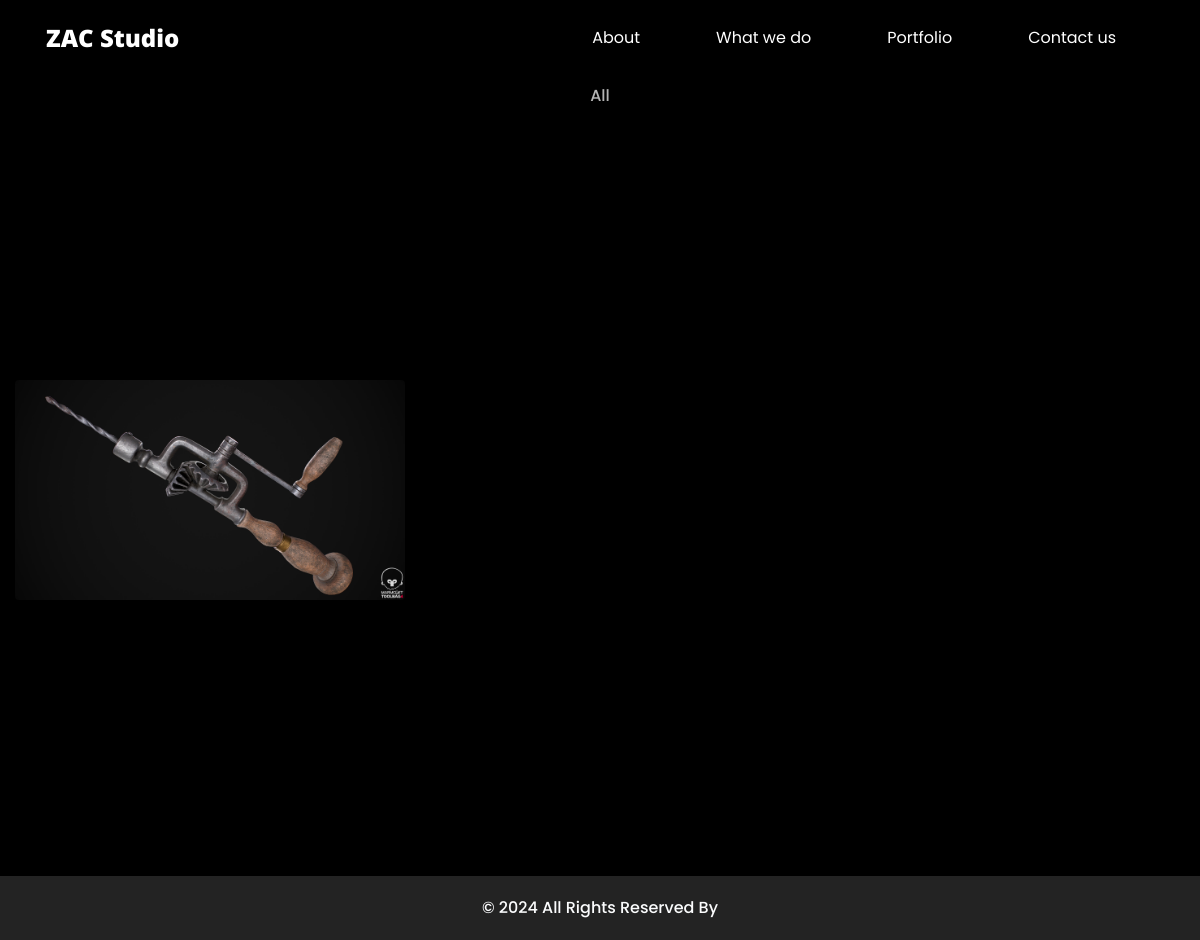
Page /portfolio/1/ on the earlier database version.
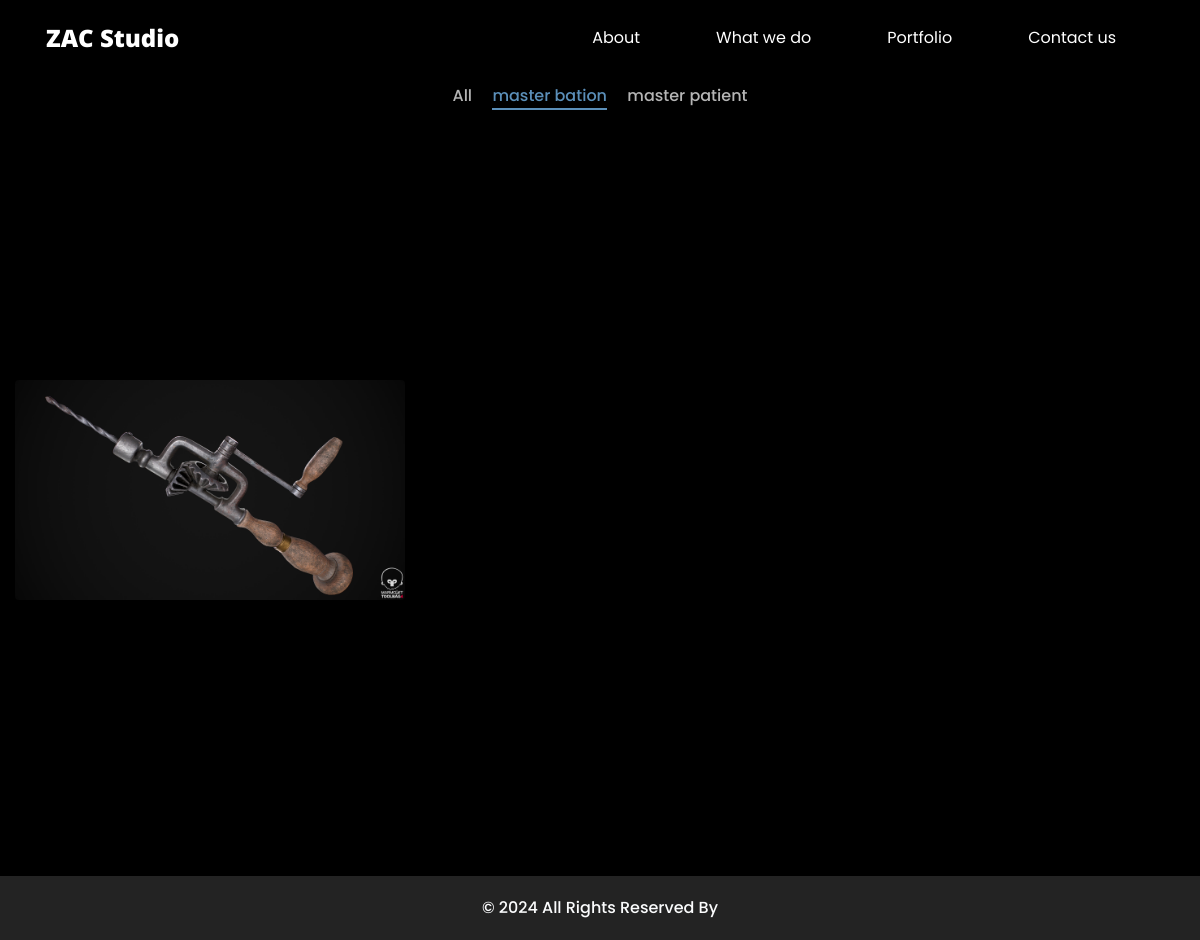
Same page on the later database version.
### app/models.py (models this page shows, shortened)
class Service(models.Model):
    title = models.CharField(max_length=100)
    description = models.TextField()
    home_page_services_section_images = models.ManyToManyField(Image, related_name='home_page_services')
    portfolio_page_service_images = models.ManyToManyField(Image, related_name='portfolio_page_services')

### app/views.py (the view)
# urls.py: path('portfolio/<int:active>/', views.portfolio, name='app-portfolio'),
def portfolio(request, active):
    services = Service.objects.all()
    context = {
        'active': active,
        'services' : services
    }
    return render(request, 'app/portfolio.html', context)

### app/templates/app/portfolio.html (shortened to what this page needs)
{% extends "app/base.html" %}
{% block content %}
{% load static %}
    <div class="container-fluid container-xxl py-3 project-container">
      <div class="container-fluid">
          <div class="row mt-n2 wow fadeInUp" data-wow-delay="0.3s">
              <div class="col-12 text-center">
                  <ul class="list-inline mb-5" id="portfolio-flters">
                    <li class="mx-2 {% if active == 20 %}active{% endif %}" data-filter="*">All</li>
                    {% for service in services %}
                    <li class="mx-2 {% if active == service.id %}active{% endif %}" data-filter=".first">{{ service.title }}</li>
                    {% endfor %}
                  </ul>
              </div>
          </div>
          <div class="row g-4 portfolio-container">
              <div class="col-lg-4 col-md-6 portfolio-item first wow fadeInUp" data-wow-delay="0.1s">
                  <div class="rounded overflow-hidden">
                      <div class="position-relative overflow-hidden">
                      </div>
                  </div>
              </div>
              <div class="col-lg-4 col-md-6 portfolio-item second wow fadeInUp" data-wow-delay="0.3s">
                  <div class="rounded overflow-hidden">
                      <div class="position-relative overflow-hidden">
                      </div>
                  </div>
              </div>
              <div class="col-lg-4 col-md-6 portfolio-item first wow fadeInUp" data-wow-delay="0.5s">
                  <div class="rounded overflow-hidden">
                      <div class="position-relative overflow-hidden">
                      </div>
                  </div>
              </div>
              <div class="col-lg-4 col-md-6 portfolio-item second wow fadeInUp" data-wow-delay="0.1s">
                  <div class="rounded overflow-hidden">
                      <div class="position-relative overflow-hidden">
                          <img class="img-fluid w-100" src="{% static 'app/images/portoflio/image-4.jpg' %}"  alt="">
                      </div>
                  </div>
              </div>
          </div>
      </div>
  </div>
  {% endblock content %}

### app/templates/app/base.html (shortened to what this page needs)
{% load static %}
<!DOCTYPE html>
<html>
<head>
  <link rel="stylesheet" type="text/css" href="https://cdnjs.cloudflare.com/ajax/libs/OwlCarousel2/2.3.4/assets/owl.carousel.min.css" />
  <link rel="stylesheet" type="text/css" href="{% static 'app/css\bootstrap.css' %}" />
  <link href="{% static 'app/css/style.css' %}"  rel="stylesheet" />
  <link href="{% static 'app/css/responsive.css' %}" rel="stylesheet" />
  <link rel="stylesheet" href="{% static 'app/fonts/BahamasTwoPersonalUseBold-ywEVq.ttf' %}">
  <link href="https://cdnjs.cloudflare.com/ajax/libs/font-awesome/5.10.0/css/all.min.css" rel="stylesheet">
  <link href="https://cdn.jsdelivr.net/npm/bootstrap-icons@1.4.1/font/bootstrap-icons.css" rel="stylesheet">
  <link href="{% static 'app/lib/animate/animate.min.css' %}" rel="stylesheet">
  <link href="{% static 'app/lib/owlcarousel/assets/owl.carousel.min.css' %}" rel="stylesheet">
  <link href="{% static 'app/lib/lightbox2-2.11.4/src/css/lightbox.css' %}" rel="stylesheet">
</head>
<body>
   <div class="black-container"></div>
   <header class="header_section" id="navbar">
    <div class="container">
      <nav class="navbar navbar-expand-lg custom_nav-container" >
        <a class="navbar-brand" href="{% url 'app-home' %}">
          <span class="head-logo m-color">
            ZAC Studio
          </span>
        </a>
        <div class="collapse navbar-collapse" id="navbarSupportedContent">
          <div class="d-flex ml-auto flex-column flex-lg-row align-items-center">
            <ul class="navbar-nav">
              <li class="nav-item">
                <a class="nav-link" href="about.html"> About </a>
              </li>
              <li class="nav-item">
                <a class="nav-link" href="do.html"> What we do </a>
              </li>
              <li class="nav-item">
                <a class="nav-link" href="{% url 'app-portfolio' 20 %}"> Portfolio </a>
              </li>
              <li class="nav-item">
                <a class="nav-link" href="contact.html">Contact us</a>
              </li>
            </ul>
          </div>
        </div>
      </nav>
    </div>
  </header>
{% block content %} {% endblock %}
  <section class="container-fluid footer_section">
    <p>
      &copy; 2024 All Rights Reserved By
    </p>
  </section>
</body>
</html>

### app/static/app/css/style.css (style rules this page uses)
body { font-family: "Poppins", sans-serif; color: white; background-color: black; }
* { margin:0; padding: 0; }
:root { --main-bg-color: #5B8FB9; --main-color: #5B8FB9; }
html { scroll-behavior: smooth; }
.head-logo { color: white; font-weight: 900; }
.m-color { font-weight: 900; }
.black-container { height: 76px; width: 100%; background: black; position: absolute; }
.header_section { background-color: rgba(0, 0,0, 0.7); position: sticky; top: 0; z-index: 999; }
.custom_nav-container.navbar-expand-lg .navbar-nav .nav-link { margin: 10px 30px; color:white; text-align: center; position: relative; }
a, a:hover, a:focus { text-decoration: none; }
.navbar-brand { display: -webkit-box; display: -ms-flexbox; display: flex; -webkit-box-align: center; -ms-flex-align: center; align-items: center; font-family: 'Open Sans', sans-serif; }
.navbar-brand span { font-size: 24px; }
.custom_nav-container { z-index: 99999; }
.project-container { height: 100vh; }
.footer_section { background-color: #232323; font-weight: 500; display: -webkit-box; display: -ms-flexbox; display: flex; -webkit-box-pack: center; -ms-flex-pack: center; justify-content: center; }
.footer_section p { padding: 20px 65px; color: #fbfcfd; margin: 0 auto; text-align: center; }
:root { --primary: #AB7442; --light: #F5F5F5; --dark: #353535; }
.portfolio-container { min-height: 80vh; }
#portfolio-flters li { display: inline-block; font-weight: 500; color: #b5b5b5; cursor: pointer; transition: .5s; border-bottom: 2px solid transparent; }
#portfolio-flters li:hover, #portfolio-flters li.active { color: var(--main-color); border-color: var(--main-color); }
.portfolio-item img { transition: .5s; }
.wow { padding: 0; }

### app/static/app/css/responsive.css (style rules this page uses)
@media (min-width: 1200px) { .container { max-width: 1170px; } }

Differences in the rows shown:
added Service: title "master bation"
added Service: title "master patient"
